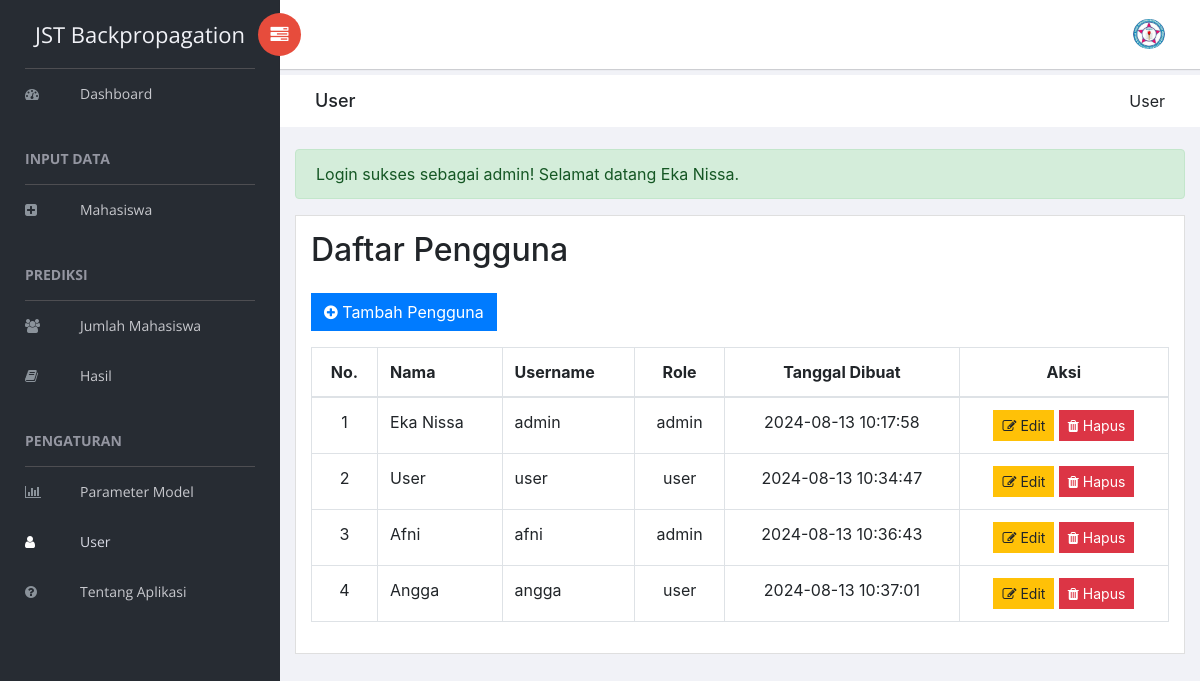
Screenshot of /user.php (signed in) with the database file from the repository.
### tables this page shows
CREATE TABLE `users` (
  `id` int(11) NOT NULL,
  `nama` varchar(255) NOT NULL,
  `username` varchar(255) NOT NULL,
  `password` varchar(255) NOT NULL,
  `role` varchar(50) NOT NULL,
  `created_at` timestamp NOT NULL DEFAULT current_timestamp()
);

### user.php (the view, shortened to what this page needs)
<?php
require 'dbKoneksi.php';
$sql = "SELECT * FROM users";
$result = $conn->query($sql);
?>
<!doctype html>
<html class="no-js" lang="en">
<head>
    <link rel="stylesheet" href="vendors/bootstrap/dist/css/bootstrap.min.css">
    <link rel="stylesheet" href="vendors/font-awesome/css/font-awesome.min.css">
    <link rel="stylesheet" href="vendors/themify-icons/css/themify-icons.css">
    <link rel="stylesheet" href="vendors/flag-icon-css/css/flag-icon.min.css">
    <link rel="stylesheet" href="vendors/selectFX/css/cs-skin-elastic.css">
    <link rel="stylesheet" href="vendors/datatables.net-bs4/css/dataTables.bootstrap4.min.css">
    <link rel="stylesheet" href="vendors/datatables.net-buttons-bs4/css/buttons.bootstrap4.min.css">
    <link rel="stylesheet" href="assets/css/style.css">
</head>
<body>
    <?php include 'sidebar.php'; ?>
    <div id="right-panel" class="right-panel">
        <?php include 'header.php'; ?>
        <div class="breadcrumbs">
            <div class="col-sm-4">
                <div class="page-header float-left">
                    <div class="page-title">
                        <h1>User</h1>
                    </div>
                </div>
            </div>
            <div class="col-sm-8">
                <div class="page-header float-right">
                    <div class="page-title">
                        <ol class="breadcrumb text-right">
                            <li class="active">User</li>
                        </ol>
                    </div>
                </div>
            </div>
        </div>
        <div class="content mt-3">
            <div class="row">
                <div class="col-lg-12">
                    <?php if (isset($_SESSION['success'])) : ?>
                        <div class="alert alert-success" role="alert">
                            <?php
                            echo $_SESSION['success'];
                            ?>
                        </div>
                    <?php endif; ?>
                </div>
                <div class="col-lg-12">
                    <div class="card">
                        <div class="card-body">
                            <h2 class="mb-4">Daftar Pengguna</h2>
                            <a href="tambahUser.php" class="btn btn-primary mb-3"><i class="fa fa-plus-circle"></i> Tambah Pengguna</a>
                            <div class="table-responsive">
                                <table class="table table-bordered">
                                    <thead>
                                        <tr>
                                            <th class="text-center">No.</th>
                                            <th>Nama</th>
                                            <th>Username</th>
                                            <th class="text-center">Role</th>
                                            <th class="text-center">Tanggal Dibuat</th>
                                            <th class="text-center">Aksi</th>
                                        </tr>
                                    </thead>
                                    <tbody>
                                        <?php if ($result->num_rows > 0): ?>
                                            <?php $no = 1; ?>
                                            <?php while ($row = $result->fetch_assoc()): ?>
                                                <tr>
                                                    <td class="text-center"><?= $no++ ?></td>
                                                    <td><?= $row['nama'] ?></td>
                                                    <td><?= $row['username'] ?></td>
                                                    <td class="text-center"><?= $row['role'] ?></td>
                                                    <td class="text-center"><?= $row['created_at'] ?></td>
                                                    <td class="text-center">
                                                        <a href="editUser.php?id=<?= $row['id'] ?>" class="btn btn-warning btn-sm"><i class="fa fa-edit"></i> Edit</a>
                                                        <a href="deleteUser.php?id=<?= $row['id'] ?>" class="btn btn-danger btn-sm" onclick="return confirm('Yakin ingin menghapus pengguna ini?')"><i class="fa fa-trash"></i> Hapus</a>
                                                    </td>
                                                </tr>
                                            <?php endwhile; ?>
                                        <?php else: ?>
                                            <tr>
                                                <td colspan='6' class='text-center'>Tidak ada data</td>
                                            </tr>
                                        <?php endif; ?>
                                    </tbody>
                                </table>
                            </div>
                        </div>
                    </div>
                </div>
            </div>
        </div>
    </div>
</body>
</html>

### rows the page displays
users: nama "Eka Nissa", username "admin", role "admin", created_at "2024-08-13 10:17:58"
users: nama "User", username "user", role "user", created_at "2024-08-13 10:34:47"
users: nama "Afni", username "afni", role "admin", created_at "2024-08-13 10:36:43"
users: nama "Angga", username "angga", role "user", created_at "2024-08-13 10:37:01"

### other values shown
$_SESSION['success'] "Login sukses sebagai admin! Selamat datang Eka Nissa."
